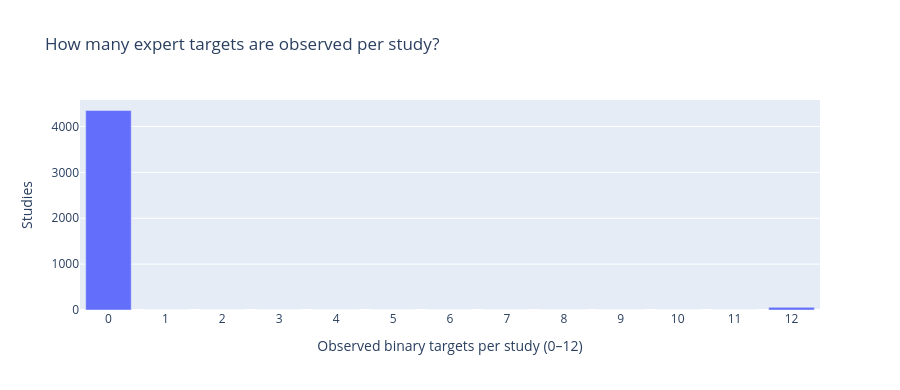

Here is the notebook cell this chart was saved with:
### Code cell
complete = pd.read_csv(RUN / "label_completeness.csv")
fig = px.bar(complete, x="observed_targets", y="studies", title="How many expert targets are observed per study?")
fig.update_xaxes(dtick=1, title="Observed binary targets per study (0–12)")
fig.update_yaxes(title="Studies")
fig.update_layout(height=390)
fig.show(renderer="plotly_mimetype")

### Figure 1 — Plotly figure (JSON) as saved in the notebook; plotly's stock layout.template omitted (floating-point values rounded to 4 significant figures)
{"data": [{"hovertemplate": "observed_targets=%{x}<br>studies=%{y}<extra></extra>", "legendgroup": "", "marker": {"color": "#636efa", "pattern": {"shape": ""}}, "name": "", "orientation": "v", "showlegend": false, "textposition": "auto", "type": "bar", "x": [0, 1, 2, 3, 4, 5, 6, 7, 8, 9, 10, 11, 12], "xaxis": "x", "y": [4349, 0, 0, 0, 0, 0, 0, 0, 0, 0, 0, 0, 58], "yaxis": "y"}], "layout": {"barmode": "relative", "height": 390, "legend": {"tracegroupgap": 0}, "title": {"text": "How many expert targets are observed per study?"}, "xaxis": {"anchor": "y", "domain": [0, 1], "dtick": 1, "title": {"text": "Observed binary targets per study (0–12)"}}, "yaxis": {"anchor": "x", "domain": [0, 1], "title": {"text": "Studies"}}}}
